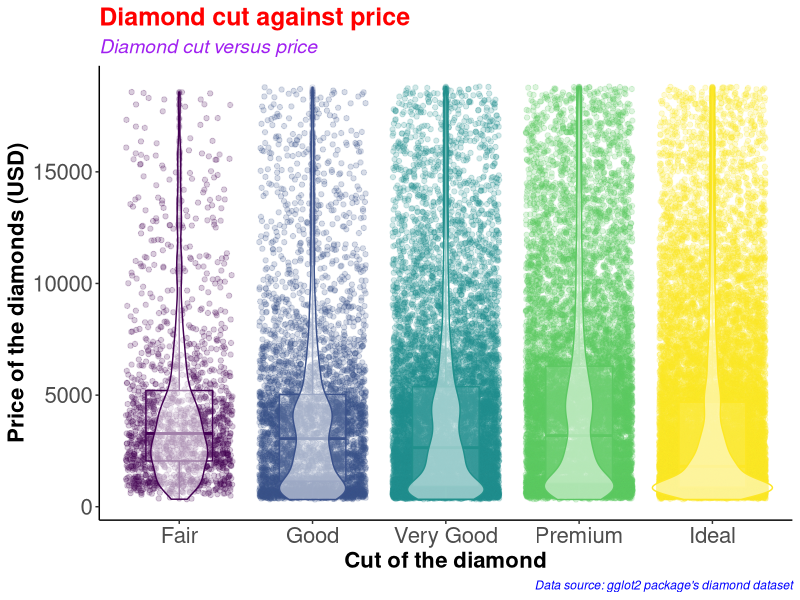
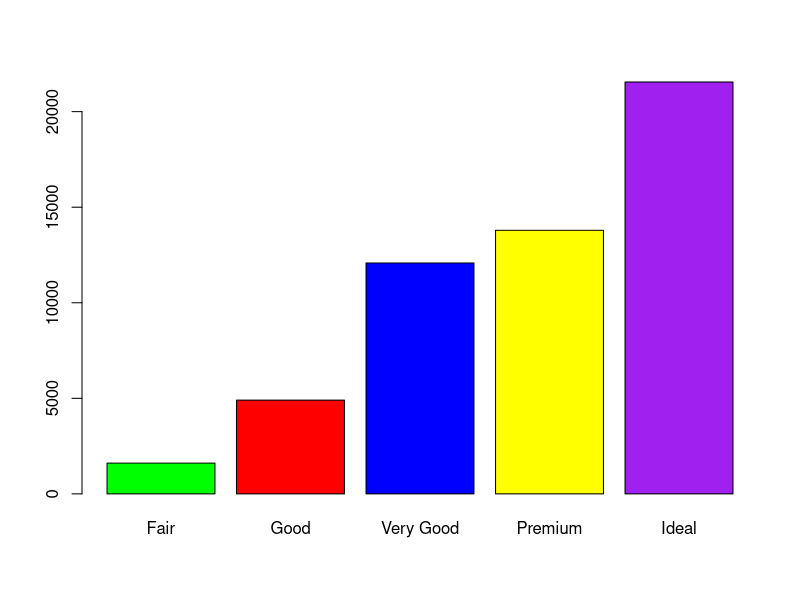
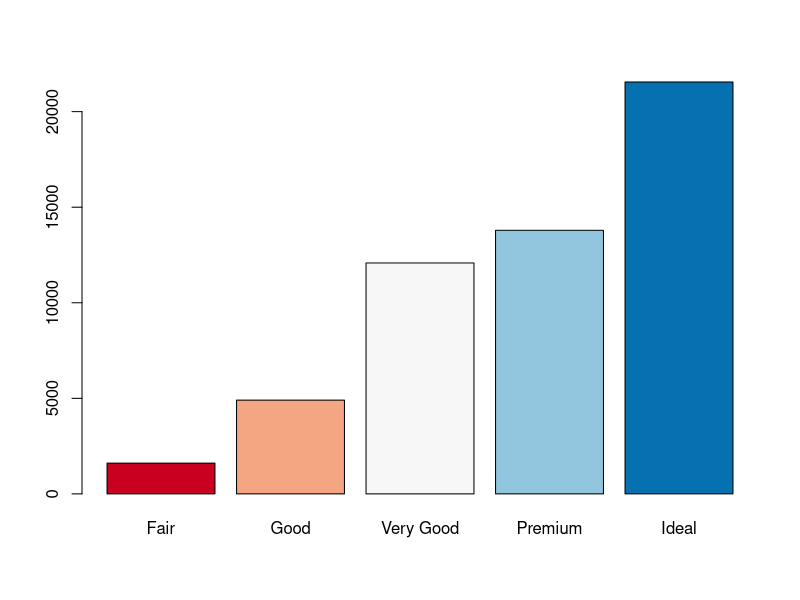
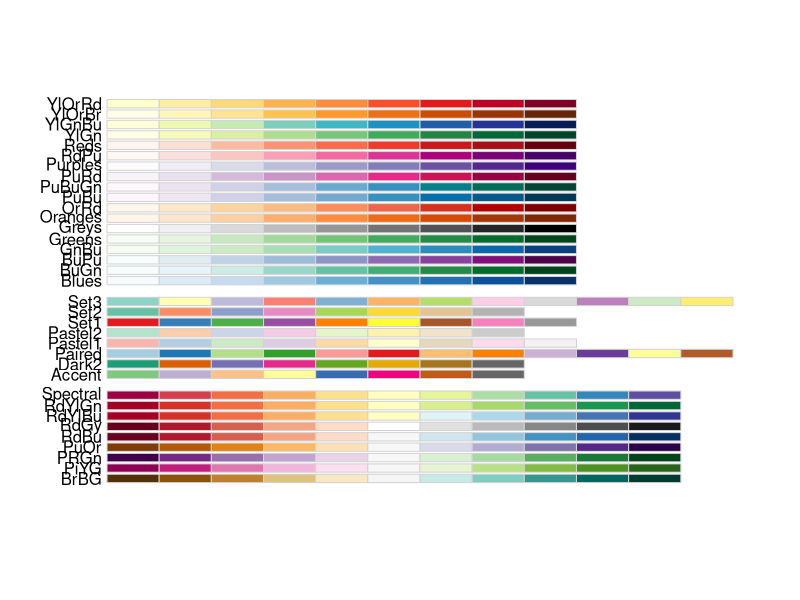
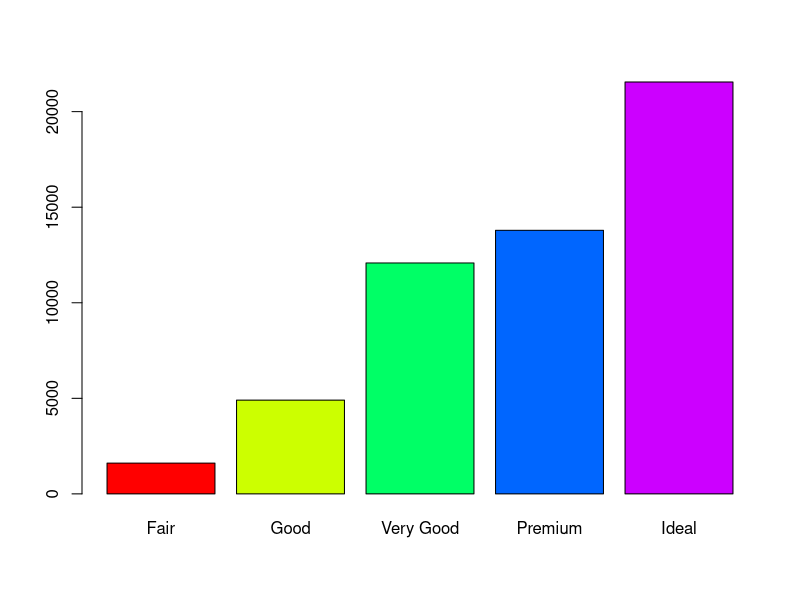
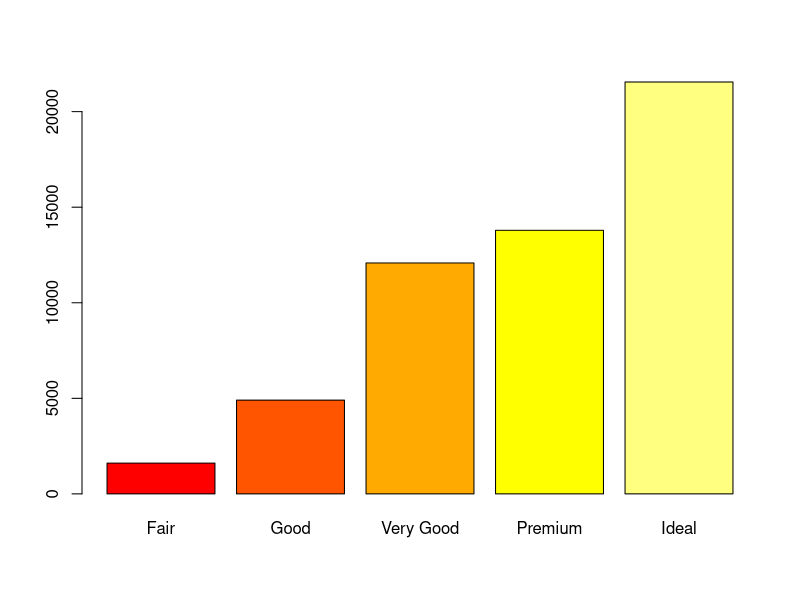
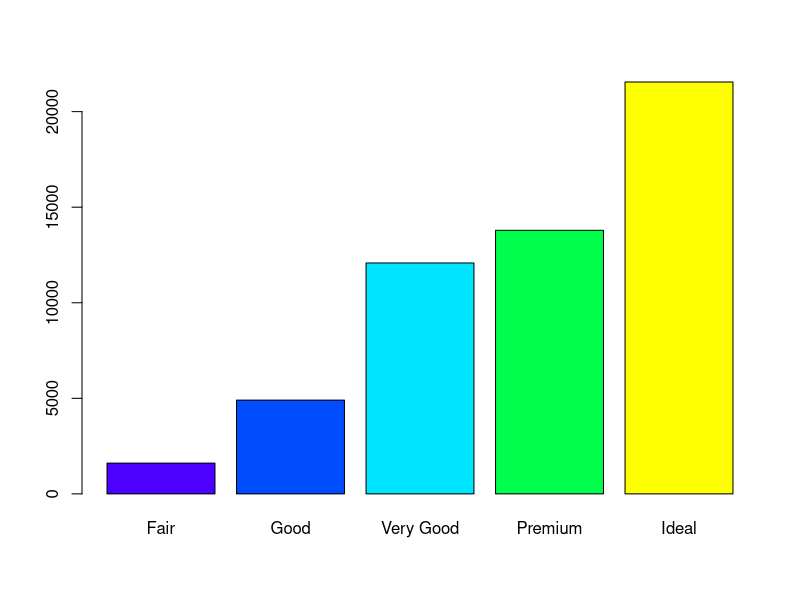
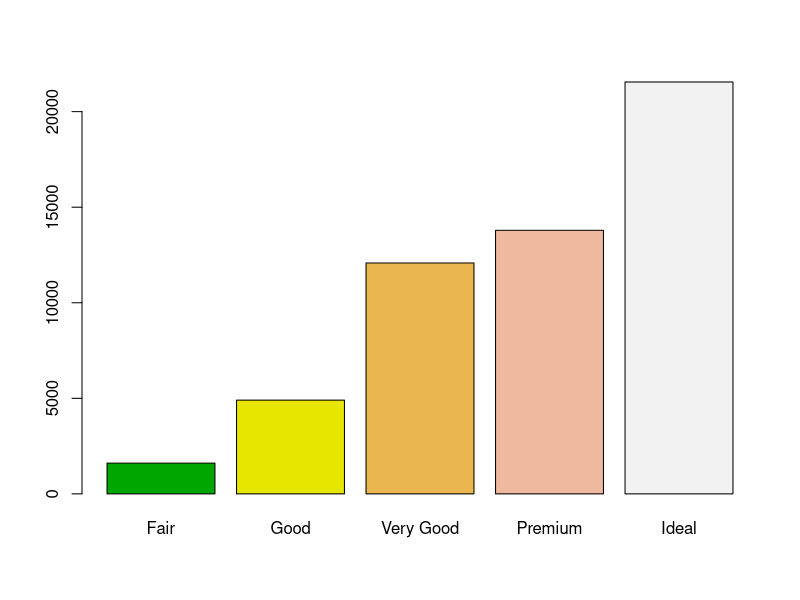

R code for these plots, in order:
#########################################
# Name: Wyclife Agumba Oluoch           #   
# E-mail: wyclifeoluoch@gmail.com       #
# GitHub: https://github.com/Wycology   #
# Task: Boxplot and violin plots in one #
# Date: 4th Jan 2021                    #
# Last edited: 15th Feb 2021            #
#########################################

# Loading the necessary libraries for the project
library(tidyverse) # This is for data wrangling and plotting
library(RColorBrewer) # This is for generating color pallets for the plots.

diamonds_df <- diamonds # Saving the diamonds data to a new object

diamonds_df %>% # Picking the diamonds data object
  ggplot(aes(x = cut, y = price, color = cut)) + # Adding the mapping variables
  geom_point(position = "jitter", alpha = 0.2) + # Adding jitter and alpha
  geom_boxplot(alpha = 0.1, width = 0.5) + # Modifying dimensions of the boxplot 
  geom_violin(alpha = 0.5) + # Adding violin plot on top of the box and jitter
  theme_classic() + # Adding my preferred theme for publication.
  theme(legend.position = "none") + # Removing the legend; it is on the x-axis
  labs(x = "Cut of the diamond", # Having the best labels on the plot.
       y = "Price of the diamonds (USD)",
       title = "Diamond cut against price", # Setting titble of the plot
       subtitle = "Diamond cut versus price",
       caption = "Data source: gglot2 package's diamond dataset") +
  theme(axis.text=element_text(size=16),
        axis.title=element_text(size=16,face="bold")) +
  theme(plot.title = element_text(color = 'red', size = 18, face = 'bold'),
        plot.subtitle = element_text(color = 'purple', size = 14, face = 'italic'),
        plot.caption = element_text(color = 'blue', face = 'italic'))

diamonds %>% 
  filter(cut == 'Very Good') %>% 
  nrow()

diamonds %>% 
  select(cut) %>% 
  table() %>% 
  barplot(col = c('green', 'red', 'blue', 'yellow', 'purple'))

# Instead of specifying the colors, we can simply use the color brewer panel 

diamonds %>% 
  select(cut) %>% 
  table() %>% 
  barplot(col = brewer.pal(n = 5, name = "RdBu"))
# To display more brewer colors options to use, run the following function:

display.brewer.all()

# Can also use rainbow colors

diamonds %>% 
  select(cut) %>% 
  table() %>% 
  barplot(col = rainbow(5))

# Can also use heat.colors
diamonds %>% 
  select(cut) %>% 
  table() %>% 
  barplot(col = heat.colors(5))

# Can also use topographic colors

diamonds %>% 
  select(cut) %>% 
  table() %>% 
  barplot(col = topo.colors(5))

# Can also use terrain colors
diamonds %>% 
  select(cut) %>% 
  table() %>% 
  barplot(col = terrain.colors(5))

# Can also use cm.colors
diamonds %>% 
  select(cut) %>% 
  table() %>% 
  barplot(col = cm.colors(5))

?getData
# That is awesome. Good for the day.
